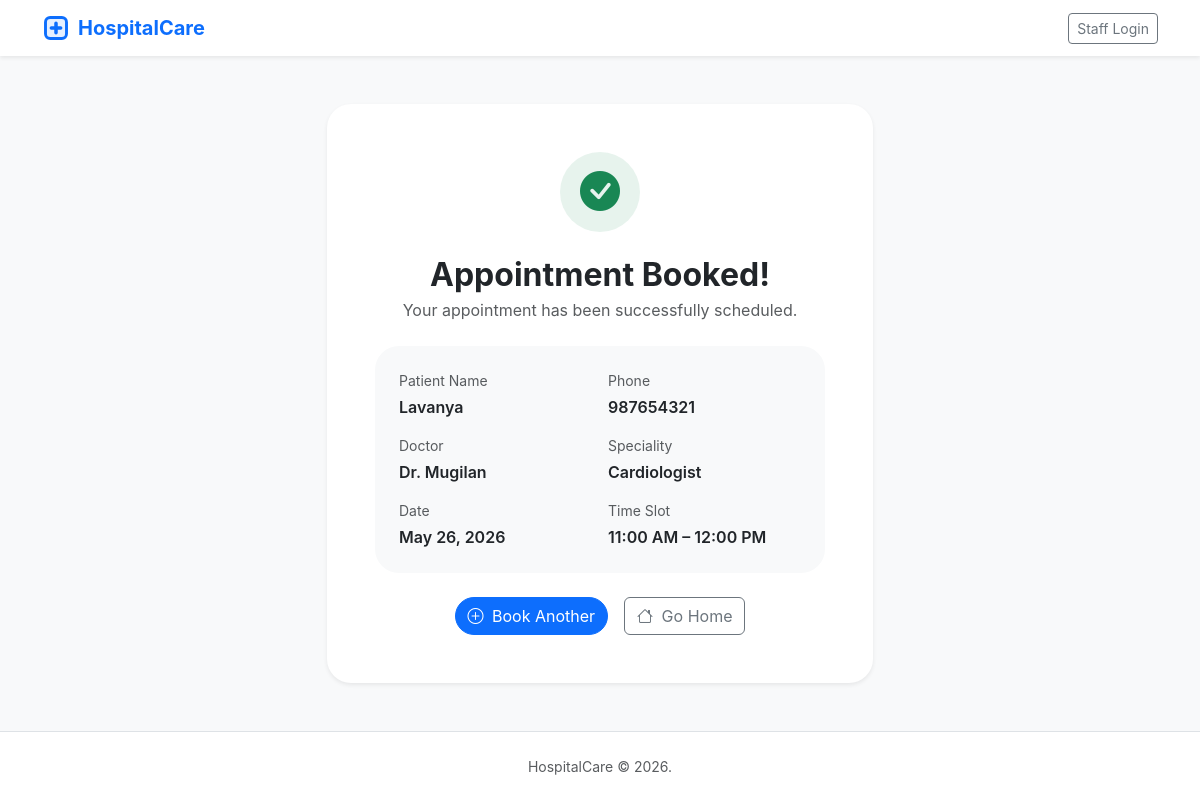
The page /book/confirmation/7/ on the database its author committed.
### details/models.py (models this page shows, shortened)
class Appointment(models.Model):
    STATUS_PENDING  = 'pending'
    STATUS_ACCEPTED = 'accepted'
    STATUS_REJECTED = 'rejected'
    STATUS_CANCELLED = 'cancelled'
    STATUS_CHOICES = [
        (STATUS_PENDING,  'Pending'),
        (STATUS_ACCEPTED, 'Accepted'),
        (STATUS_REJECTED, 'Rejected'),
        (STATUS_CANCELLED, 'Cancelled'),
    ]
    patient_name   = models.CharField(max_length=100)
    patient_age    = models.PositiveIntegerField(null=True, blank=True)
    patient_gender = models.CharField(max_length=10, blank=True)
    patient_phone  = models.CharField(max_length=15)
    patient_email  = models.EmailField(blank=True, null=True)
    patient_address = models.TextField(blank=True, null=True)
    disease        = models.CharField(max_length=200, blank=True)
    doctor         = models.ForeignKey(Doctor, on_delete=models.CASCADE, related_name='appointments')
    slot           = models.ForeignKey(DoctorSlot, on_delete=models.CASCADE, related_name='appointments')
    notes          = models.TextField(blank=True, null=True)
    status         = models.CharField(max_length=15, choices=STATUS_CHOICES, default=STATUS_PENDING)
    booked_at      = models.DateTimeField(auto_now_add=True)
    class Meta:
        ordering = ['-booked_at']
        constraints = [
            models.UniqueConstraint(
                fields=['slot', 'patient_phone'],
                name='unique_slot_per_phone'
            )
        ]

class Doctor(models.Model):
    AVAILABILITY_CHOICES = [
        ('available', 'Available'),
        ('unavailable', 'Unavailable'),
        ('on_leave', 'On Leave'),
    ]
    name = models.CharField(max_length=100)
    department = models.CharField(max_length=100)
    speciality = models.CharField(max_length=100)
    availability = models.CharField(max_length=20, choices=AVAILABILITY_CHOICES, default='available')
    appointment_start = models.TimeField()
    appointment_end = models.TimeField()
    consultation_slots = models.PositiveIntegerField(help_text='Number of slots per day')
    created_at = models.DateTimeField(auto_now_add=True)
    class Meta:
        ordering = ['name']

class DoctorSlot(models.Model):
    doctor = models.ForeignKey(Doctor, on_delete=models.CASCADE, related_name='slots')
    date = models.DateField()
    start_time = models.TimeField()
    end_time = models.TimeField()
    is_present = models.BooleanField(default=True)
    max_bookings = models.PositiveIntegerField(default=1, help_text='Max patients allowed in this slot')
    class Meta:
        ordering = ['date', 'start_time']

### details/views.py (the view)
# urls.py: path('book/confirmation/<int:pk>/', views.appointment_confirmation, name='appointment_confirmation'),
def appointment_confirmation(request, pk):
    appointment = get_object_or_404(Appointment, pk=pk)
    return render(request, 'hospital/appointment_confirmation.html', {
        'appointment': appointment
    })

### details/templates/hospital/appointment_confirmation.html (shortened to what this page needs)
{% extends 'base.html' %}
{% block content %}
<div class="row justify-content-center">
    <div class="col-lg-6">
        <div class="card border-0 shadow-sm p-5 text-center">
            <div class="rounded-circle bg-success bg-opacity-10 d-flex align-items-center justify-content-center mx-auto mb-4" style="width:80px;height:80px;">
                <i class="bi bi-check-circle-fill text-success" style="font-size:2.5rem;"></i>
            </div>
            <h2 class="fw-bold mb-1">Appointment Booked!</h2>
            <p class="text-muted mb-4">Your appointment has been successfully scheduled.</p>
            <div class="card bg-light border-0 p-4 text-start mb-4">
                <div class="row g-3">
                    <div class="col-6">
                        <p class="text-muted small mb-1">Patient Name</p>
                        <p class="fw-semibold mb-0">{{ appointment.patient_name }}</p>
                    </div>
                    <div class="col-6">
                        <p class="text-muted small mb-1">Phone</p>
                        <p class="fw-semibold mb-0">{{ appointment.patient_phone }}</p>
                    </div>
                    <div class="col-6">
                        <p class="text-muted small mb-1">Doctor</p>
                        <p class="fw-semibold mb-0">Dr. {{ appointment.doctor.name }}</p>
                    </div>
                    <div class="col-6">
                        <p class="text-muted small mb-1">Speciality</p>
                        <p class="fw-semibold mb-0">{{ appointment.doctor.speciality }}</p>
                    </div>
                    <div class="col-6">
                        <p class="text-muted small mb-1">Date</p>
                        <p class="fw-semibold mb-0">{{ appointment.slot.date|date:"M d, Y" }}</p>
                    </div>
                    <div class="col-6">
                        <p class="text-muted small mb-1">Time Slot</p>
                        <p class="fw-semibold mb-0">{{ appointment.slot.start_time|time:"g:i A" }} &ndash; {{ appointment.slot.end_time|time:"g:i A" }}</p>
                    </div>
                </div>
            </div>
            <div class="d-flex gap-3 justify-content-center">
                <a href="{% url 'book_appointment' %}" class="btn btn-primary">
                    <i class="bi bi-plus-circle me-1"></i> Book Another
                </a>
                <a href="{% url 'home' %}" class="btn btn-outline-secondary">
                    <i class="bi bi-house me-1"></i> Go Home
                </a>
            </div>
        </div>
    </div>
</div>
{% endblock %}

### details/static/details/css/style.css (style rules this page uses)
:root { --brand: #0d6efd; --brand-soft: #eff4ff; --surface: #ffffff; --text: #1f2937; --muted: #6b7280; --border: #e5e7eb; }
body { font-family: Inter, system-ui, -apple-system, BlinkMacSystemFont, "Segoe UI", sans-serif; color: var(--text); }
.card { border-radius: 24px; }
.btn-primary { border-radius: 999px; }

### rows shown on the page
Appointment: patient_name "Lavanya", patient_phone "987654321", doctor.name "Mugilan", doctor.speciality "Cardiologist", slot "May 26, 2026", slot.start_time "11:00 AM", slot.end_time "12:00 PM"
